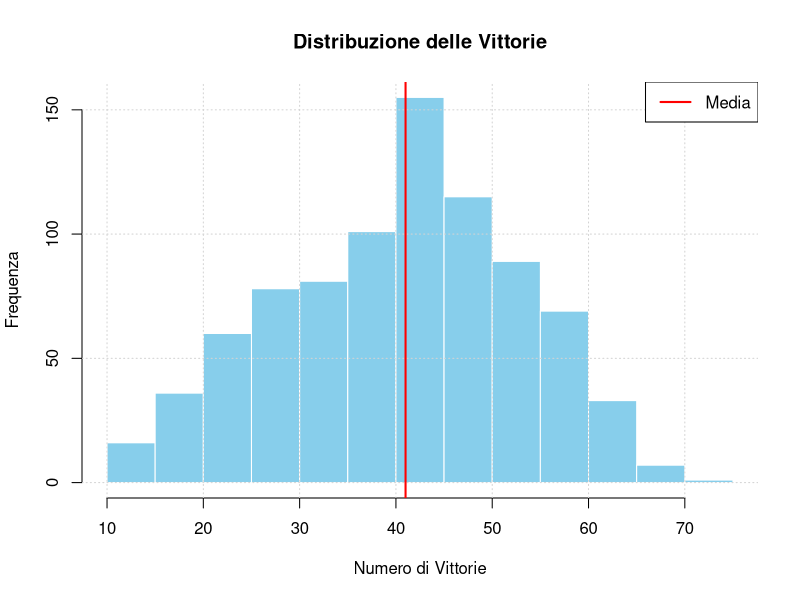
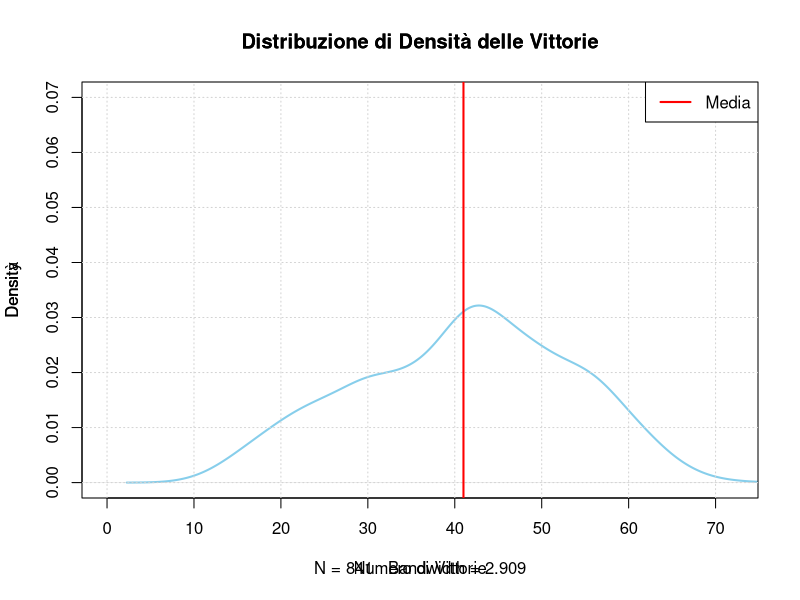

These charts were generated, in order, by the following R code: (Note: this script raises an error after producing the figures.)
## ---- chunk 1

knitr::opts_chunk$set(echo = TRUE)

library(here)
knitr::opts_knit$set(root.dir = here("progettoLampedusa", "0_Materiale"))
getwd()

## ---- chunk 2
dataset <- read.delim("0_Materiale/basketball_teams.txt") # andiamo a leggere il database fornito
FIRST <- 1976 # primo anno del range da considerare per lo studio
LAST <- 2011 # ultimo anno del range da considerare per lo studio

df <- dataset [dataset$lgID=="NBA" & dataset$year >= FIRST & dataset$year <= LAST & dataset$games==82,]

dataset$lgID <- as.factor(dataset$lgID) # perchè mi permettono di poter generare variabili dummy
summary(df)







#ISTOGRAMMA
# Crea un istogramma di base
hist(df$won, col = "skyblue", border = "white", main = "Distribuzione delle Vittorie", xlab = "Numero di Vittorie", ylab = "Frequenza")

# Aggiungi una griglia di sfondo
grid()

# Aggiungi una linea di riferimento
abline(v = mean(df$won), col = "red", lwd = 2)

# Aggiungi una legenda
legend("topright", legend = c("Media"), col = c("red"), lwd = 2)







# PLOT DENSITA

density_plot <- density(df$won)

# Plot di base
plot(density_plot, main = "Distribuzione di Densità delle Vittorie", col = "skyblue", lwd = 2, ylim = c(0, 0.07), xlim = c(0, max(df$won)))

# Aggiungi titoli ed etichette degli assi
title(main = "Distribuzione di Densità delle Vittorie", xlab = "Numero di Vittorie", ylab = "Densità")

# Aggiungi una griglia di sfondo
grid()

# Aggiungi una linea di riferimento per la media
abline(v = mean(df$won), col = "red", lwd = 2)

# Aggiungi una legenda
legend("topright", legend = c("Media"), col = c("red"), lwd = 2)







#CORRPLOT 

# Calcola la matrice di correlazione
M <- cor(as.matrix(df[, c(11:25, 54)]))

# Crea il grafico della matrice di correlazione
corrplot(M, method = "color", outline = TRUE, type = "lower", order = "hclust",
         tl.col = "black", tl.srt = 45, diag = FALSE, tl.cex = 0.7, mar = c(0, 0, 3, 0),
         title = "Correlation Matrix between Predictor and Outcome variables",
         addCoef.col = "black", number.cex = 0.5, tl.offset = 0.5)

# Aggiungi una legenda
legend("bottomleft", legend = c("Positive Correlation", "Negative Correlation"), fill = c("white", "black"), border = NA, bty = "n", title = "Correlation")







#BOXPLOT

# Crea un boxplot con aggiunta di titoli ed etichette degli assi
boxplot(df$won ~ df$tmID, col = "skyblue", main = "Boxplot delle Vittorie per tmID", col.main = "black", font.main = 4,
        xlab = "tmID",col.lab = "black", font.lab = 2, ylab = "Numero di Vittorie", col.lab = "black", font.lab = 2)

# Aggiungi una griglia di sfondo
grid()

# Personalizza i colori delle scatole
boxplot(df$won ~ df$tmID, col = c("skyblue", "lightgreen"), add = TRUE, border = "black")

# Aggiungi una legenda
legend("topright", legend = unique(df$tmID), fill = c("skyblue", "lightgreen"), title = "tmID")

# Inclina le etichette sull'asse x
par(las = 2, cex.axis = 0.8)




## ---- chunk 3
install.packages('nortest')
library(nortest)
ad.test(df$reb)
## ---- chunk 4
ks.test(df$reb, "pnorm")
## ---- chunk 5
sf.test(df$reb)
## ---- chunk 6
# o_oreb = Rimbalzi ottenuti in attacco
# o_dreb = Rimbalzi subiti in attacco
# o_reb  = totale rimbalzi in attacco
# d_oreb = Rimbalzi subiti in difesa
# d_dreb = Rimbalzi ottenuti in difesa
# d_reb  = totale rimbalzi in difesa

df$f1 <- (df$o_oreb)/(df$o_fga-df$o_fgm)
df$f2 <- (df$d_dreb)/(df$d_fga-df$d_fgm)
df$f3 <- (df$o_oreb + 1.5 * df$d_dreb)/(df$o_dreb + 2 * df$d_oreb)
df$f4 <- (df$o_oreb - df$o_dreb) + 1.5 * (df$d_dreb - df$d_oreb)
df$f5 <- (df$d_oreb / df$d_to) / (df$o_dreb / df$o_to)


linMod <- lm(won ~ f1 + f2 + f3 + f4 + f5, data = df)
summary (linMod)

plot(linMod)

## ---- chunk 7
# In un chunk diverso per minimizzare cpu-time

# Normalizziamo le covariate
df$f1_z <- scale(df$f1)
df$f2_z <- scale(df$f2)
df$f3_z <- scale(df$f3)
df$f4_z <- scale(df$f4)
df$f5_z <- scale(df$f5)

linModNormalized <- lm(won ~ f1_z + f2_z + f3_z + f4_z + f5_z, data = df)

## ---- chunk 8

# TEST SUL MODELLO DI REGRESSIONE LINEARE

#1 Summary
summary (linModNormalized)

#2 R-quadrato e R-quadrato Adattato
summary_linModNormalized <- summary(linModNormalized)
r_squared <- summary_linModNormalized$r.squared
cat("R-squared:", r_squared, "\n")


n <- length(df$o_oreb)
k <- length(linModNormalized$coefficients) - 1
adjusted_r_squared <- 1 - ((1 - r_squared) * (n - 1) / (n - k - 1))
cat("Adjusted R-squared:", adjusted_r_squared, "\n")

#2 test Shapiro per valutare la normalita' dei residui
shapiro.test(residuals(linModNormalized))

#3 test di omoschedasticita'
bptest(linModNormalized)

#4 test di multicollinearita'
car::vif(linModNormalized)



# Test di homoschedasticita' (Breusch-Pagan test) --> risultato suggerisce omoschedasiticita'

lmtest::bptest(linModNormalized)
# Divisione in Test e Train per evitare che il modello fitti troppo bene sui nostri dati
sample <- sample(c(TRUE, FALSE), nrow(df), replace=TRUE, prob=c(0.7, 0.3))
train  <- df[sample, ]
test   <- df[!sample, ]

m <- lm(won ~ o_canestriSuTotali_z + d_canestriSuTotali_z + d_stoppateSuTiri_z + o_rimbTiriSbagliati_z + d_rimbDef_z, data = train)
summary(m)
## ---- chunk 9

teams <- c()

df$reb <- c(df$o_reb + df$d_reb)

summary(df$reb)

for (team in df$tmID)
{
  teams <- unique(c(teams, team))
}

teams <- sort(teams)

values <- aggregate(cbind(o_oreb, o_dreb, d_oreb, d_dreb, o_reb, d_reb) ~ tmID, data = df, FUN = sum)

x <- seq(-4, 4, by = 0.01)
y <- dnorm(x, mean = 0, sd = 1)
plot (x,y, type="l")
normal <- data.frame(x, y)


df$reb <- df$o_reb + df$d_reb




#ISTOGRAMMA 

hist(df$reb, 
     main = "Istogramma dei Rimbalzi",
     xlab = "Rimbalzi",
     ylab = "Frequenza",
     col = "lightblue",      # Colore delle barre
     border = "black",       # Colore del bordo delle barre
     breaks = 20,            # Numero di intervalli (personalizzabile)
     xlim = c(5800, max(df$reb)),  # Imposta i limiti dell'asse x
     ylim = c(0, 150)         # Limite dell'asse y (personalizzabile)
)

# Aggiungi una griglia di sfondo
grid()

# Aggiungi una legenda
legend("topright", legend = c("Rimbalzi"), fill = "lightblue")

# Aggiungi una linea media se necessario
abline(v = mean(df$reb), col = "red", lwd = 2, lty = 2)




#PLOT DI DENSITA

plot(density(df$reb), 
     main = "Densità dei Rimbalzi",
     xlab = "Rimbalzi",
     col = "blue",         # Colore della curva di densità
     lwd = 2               # Spessore della curva di densità
)

# Aggiungi una griglia di sfondo
grid()

# Aggiungi etichette per gli assi
axis(1, col = "darkgray")  # Asse x
axis(2, col = "darkgray")  # Asse y

# Aggiungi una legenda
legend("topright", legend = c("Densità dei Rimbalzi"), col = "blue", lwd = 2)

# Aggiungi una linea per la media se necessario
abline(v = mean(df$reb), col = "red", lwd = 2, lty = 2)




#PLOT DI DENSITA CON SOVRAPPOSIZIONE DI UNA NORMALE IDEALE

# Crea il grafico di densità
plot(density(df$reb), 
     main = "Densità dei Rimbalzi", cex.main = 2, font.main = 2,
     xlab = "Rimbalzi", cex.lab = 1.2, font.lab = 1.6,
     col = "blue",         # Colore della curva di densità osservata
     lwd = 2               # Spessore della curva di densità osservata
)

# Aggiungi una griglia di sfondo
grid()

# Aggiungi etichette per gli assi
axis(1, col = "darkgray")  # Asse x
axis(2, col = "darkgray")  # Asse y

# Aggiungi una legenda
legend("topright", legend = c("Densità dei Rimbalzi"), col = "blue", lwd = 2)

# Aggiungi una linea per la media se necessario
abline(v = mean(df$reb), col = "red", lwd = 2, lty = 2)

# Aggiungi una curva di densità normale teorica
mu <- mean(df$reb)
sigma <- sd(df$reb)
x <- seq(min(df$reb), max(df$reb), length = 100)
lines(x, dnorm(x, mean = mu, sd = sigma), col = "green", lwd = 2)

# Aggiungi una legenda per la curva normale
legend("topright", legend = c("Densità dei Rimbalzi", "Densità Normale"), col = c("blue", "green"), lwd = 2)





# INSTOGRAMMA CON SOVRAPPOSIZIONE DI PLOT DI DENSITA DEL DATASET E IL PLOT DI UNA NORMALE IDEALE

hist(df$reb, 
     col = 'skyblue',      # Colore delle barre
     prob = TRUE, 
     main = "Istogramma con Densità", 
     xlab = "Rimbalzi", 
     ylab = "Densità",
     border = "white"      # Colore del bordo delle barre
)

# Aggiungi una linea di densità per i dati del dataframe
lines(density(df$reb), col = "red", lwd = 2)

# Aggiungi una curva di densità normale teorica
mu <- mean(df$reb)
sigma <- sd(df$reb)
x <- seq(min(df$reb), max(df$reb), length = 100)
lines(x, dnorm(x, mean = mu, sd = sigma), col = "darkgreen", lwd = 2)

# Aggiungi una legenda
legend("topright", legend = c("Densità Osservata", "Densità Normale", "Rimbalzi"), col = c("red", "darkgreen", "lightblue"), lwd = 2)

# Aggiungi una griglia di sfondo
grid(lty = 3, col = "lightgray")

# Aggiungi una cornice intorno all'istogramma
box()

# Personalizza l'aspetto del titolo e delle etichette
title(main = "Istogramma con Densità", cex.main = 1.5)
title(xlab = "Rimbalzi", cex.lab = 1.2)
title(ylab = "Densità", cex.lab = 1.2)





# CORRPLOT

# Seleziona le colonne del DataFrame
data_subset <- df[, c("reb", "o_reb", "d_reb")]

# Calcola la matrice di correlazione
cor_matrix <- cor(data_subset)

# Crea un corrplot con colori accattivanti
corrplot(cor_matrix, 
         method = "circle", 
         order = "hclust", 
         tl.cex = 0.8, 
         tl.col = "black",
         addrect = 3,  # Aggiungi un rettangolo intorno al blocco di correlazione
         rect.col = "lightblue",  # Colore del rettangolo
         bg = "white",  # Colore di sfondo
         cl.ratio = 0.2,  # Spazio tra celle
         col = colorRampPalette(c("#4575b4", "#91bfdb", "#e0f3f8", "#fee08b", "#d73027"))(100),  # Scala di colori personalizzata
         addCoef.col = "black",  # Colore del testo dei coefficienti
         number.cex = 0.7,  # Dimensione del testo dei coefficienti
         mar = c(0,0,2,0)  # Margine per evitare il taglio del titolo
)





#BOXPLOT (1° Versione)

boxplot(df$won ~ df$reb, las = 2, col = "skyblue", main = "Distribuzione delle Vittorie in base ai Rimbalzi", cex.main = 1.5, font.main = 2, xlab = "Rimbalzi", ylab = "Vittorie", border = "black", notch = FALSE)

# Aggiungi una griglia di sfondo più sottile
grid(lty = 3, col = "lightgray")

# Aggiungi una legenda
legend("topright", legend = c("Vittorie"), col = "skyblue", lwd = 2, cex = 1.2)

# Aggiungi una linea per la mediana
abline(h = median(df$won), col = "red", lty = 2, lwd = 2)

# Aggiungi un'etichetta per la mediana
text(max(df$reb) + 0.2, median(df$won), "Mediana", col = "red", pos = 2, offset = 0.5, cex = 1.2)





#BOXPLOT (2° Versione)

# Supponendo che df sia il tuo DataFrame
install.packages(ggplot2)
library(ggplot2)

# Creare categorie per i rimbalzi
df$reb_categories <- cut(df$reb, breaks = c(-Inf, 5, 10, 15, Inf), labels = c("0-5", "6-10", "11-15", "16+"))

# Convertire df$won in numeri
df$won <- as.numeric(as.character(df$won))

# Creare un boxplot con ggplot2
ggplot(df, aes(x = reb_categories, y = won, fill = reb_categories)) +
  geom_boxplot(color = "black", notch = FALSE) +
  labs(title = "Distribuzione delle Vittorie in base ai Rimbalzi",
       x = "Rimbalzi",
       y = "Vittorie") +
  theme_minimal()






#TEST ANDERSON-DARLING

install.packages('nortest')

library(nortest)

ad.test(df$reb)

#Con un livello di significatività (α) di 0.01 e un p-value molto piccolo (3.1e-09) ottenuto dal test di normalità di Anderson-Darling per i dati della variabile df$reb, puoi concludere che hai sufficiente evidenza statistica per respingere lipotesi nulla che i dati seguono una distribuzione normale.Con il tuo livello di significatività del 0.01 e il p-value molto piccolo (3.1e-09), il p-value è inferiore al livello di significatività, quindi respingeresti lipotesi nulla. Questo suggerisce che i dati nella variabile df$reb non seguono una distribuzione normale al livello di significatività del 0.01. In termini più pratici, hai abbastanza evidenza statistica per concludere che la variabile df$reb non segue una distribuzione normale basandoti sui risultati del test di Anderson-Darling.


#TEST KOLMOGOROV SMIRNOV

ks.test(df$reb, "pnorm")

# Il risultato che hai ottenuto riguarda il test di Kolmogorov-Smirnov a campione singolo sui dati contenuti nella variabile df$reb. Il test KS confronta la distribuzione empirica dei tuoi dati con una distribuzione teorica (spesso una distribuzione uniforme). In breve, il risultato suggerisce che i tuoi dati non seguono la distribuzione teorica presunta, e cè un elevata probabilità che la differenza osservata sia statisticamente significativa.


#TEST SHAPIRO WILK

sf.test(df$reb)

#In sintesi, il risultato del test di Shapiro-Francia indica che i tuoi dati nella variabile df$reb non seguono una distribuzione normale. Questo è supportato dal valore basso del p-value, il quale suggerisce che la differenza tra la distribuzione dei tuoi dati e una distribuzione normale è statisticamente significativa.






# Fare URIEL ---> da SISTEMARE
heatmap(cbind(df$d_reb, df$o_reb))
pie()
barplot(df$reb, col = c("#1b98e0", "#353436"))
legend("topright", legend = c("Group 1", "Group 2"), fill = c("#1b98e0", "#353436"))
